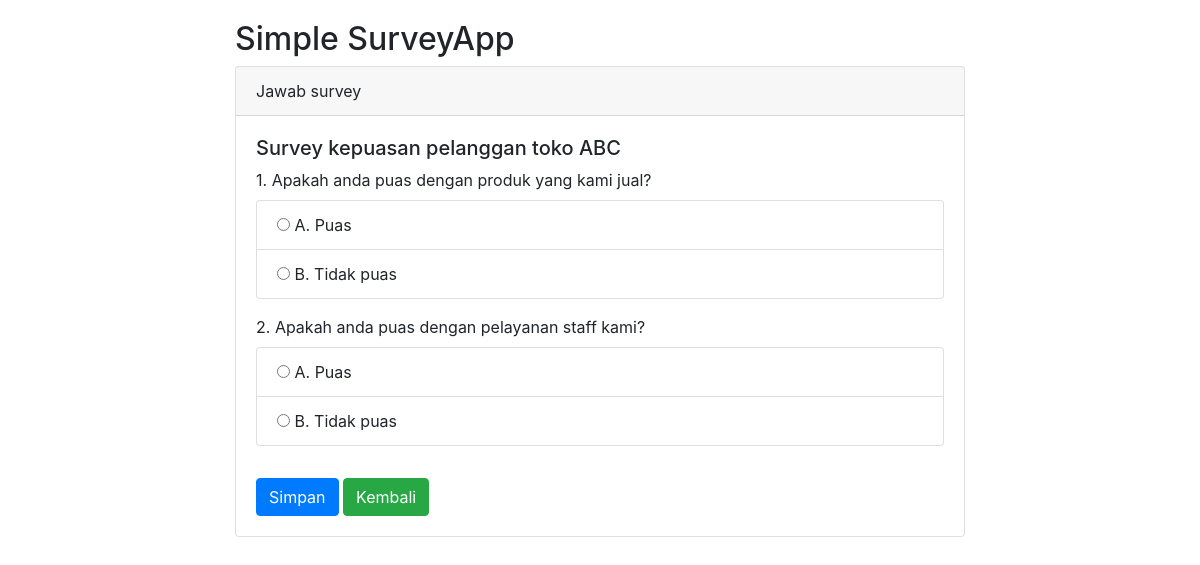
Screenshot of /survey/answer-survey.php?id=30 with the database file from the repository.
### tables this page shows
CREATE TABLE `survey` (
  `id` int(11) NOT NULL,
  `title` varchar(255) NOT NULL,
  `description` text NOT NULL,
  `created_at` datetime NOT NULL DEFAULT CURRENT_TIMESTAMP,
  `updated_at` datetime NOT NULL DEFAULT CURRENT_TIMESTAMP
);

CREATE TABLE `questions` (
  `id` int(11) NOT NULL,
  `survey_id` int(11) NOT NULL,
  `question` text NOT NULL,
  `created_at` datetime DEFAULT CURRENT_TIMESTAMP,
  `updated_at` datetime DEFAULT CURRENT_TIMESTAMP ON UPDATE CURRENT_TIMESTAMP
);

CREATE TABLE `options` (
  `id` int(11) NOT NULL,
  `question_id` int(11) NOT NULL,
  `option_text` varchar(255) NOT NULL,
  `created_at` datetime DEFAULT CURRENT_TIMESTAMP,
  `updated_at` datetime DEFAULT CURRENT_TIMESTAMP ON UPDATE CURRENT_TIMESTAMP
);

### survey/answer-survey.php (the view, shortened to what this page needs)
<?php
$id = $_GET['id'];
$querySurvey = "SELECT * FROM survey WHERE id = $id LIMIT 1";
$resultSurvey = mysqli_query($connection, $querySurvey);
$survey = mysqli_fetch_array($resultSurvey);
$queryQuestions = "SELECT * FROM questions WHERE survey_id = $id";
$resultQuestions = mysqli_query($connection, $queryQuestions);
?>
<!doctype html>
<html lang="en">
<head>
    <link rel="stylesheet" href="https://stackpath.bootstrapcdn.com/bootstrap/4.4.1/css/bootstrap.min.css">
</head>
<body>
    <div class="container" style="margin-top: 20px">
        <div class="row">
            <div class="col-md-8 offset-md-2">
                <h2>Simple SurveyApp</h2>
                <div class="card">
                    <div class="card-header">
                        Jawab survey
                    </div>
                    <div class="card-body">
                        <h5><?= htmlspecialchars($survey['title']) ?></h5>
                        <form action="answer-method.php" method="POST">
                            <?php $index = 1 ?>
                            <?php while ($question = mysqli_fetch_array($resultQuestions)) : ?>
                                <div class="form-group">
                                    <label><?= $index++ . '. ' . htmlspecialchars($question['question']) ?></label>
                                    <?php
                                    $questionId = $question['id'];
                                    $queryOptions = "SELECT * FROM options WHERE question_id = $questionId";
                                    $resultOptions = mysqli_query($connection, $queryOptions);
                                    ?>
                                    <ul class="list-group">
                                        <?php while ($option = mysqli_fetch_array($resultOptions)) : ?>
                                            <li class="list-group-item">
                                                <input type="radio" name="answers[<?= $questionId ?>]" value="<?= $option['option_text'] ?>">
                                                <?= htmlspecialchars($option['option_text']) ?>
                                            </li>
                                        <?php endwhile; ?>
                                    </ul>
                                </div>
                            <?php endwhile; ?>
                            <button type="submit" class="btn btn-primary mt-3">Simpan</button>
                            <a href="/app-survey/index.php" class="btn btn-success mt-3">Kembali</a>
                        </form>
                    </div>
                </div>
            </div>
        </div>
    </div>
</body>
</html>

### rows the page displays
survey: title "Survey kepuasan pelanggan toko ABC"
questions: question "Apakah anda puas dengan produk yang kami jual?"
options: option_text "A. Puas"
options: option_text "B. Tidak puas"
questions: question "Apakah anda puas dengan pelayanan staff kami?"
options: option_text "A. Puas"
options: option_text "B. Tidak puas"
